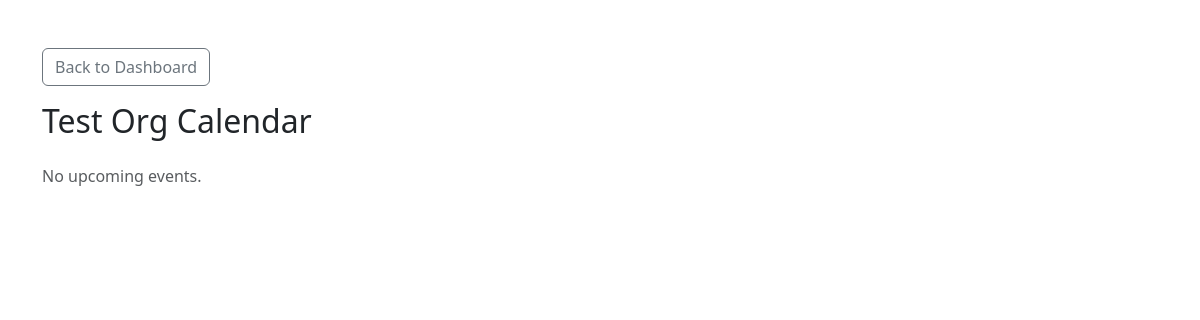
Page /cio/test-org/calendar/ on the earlier database version.
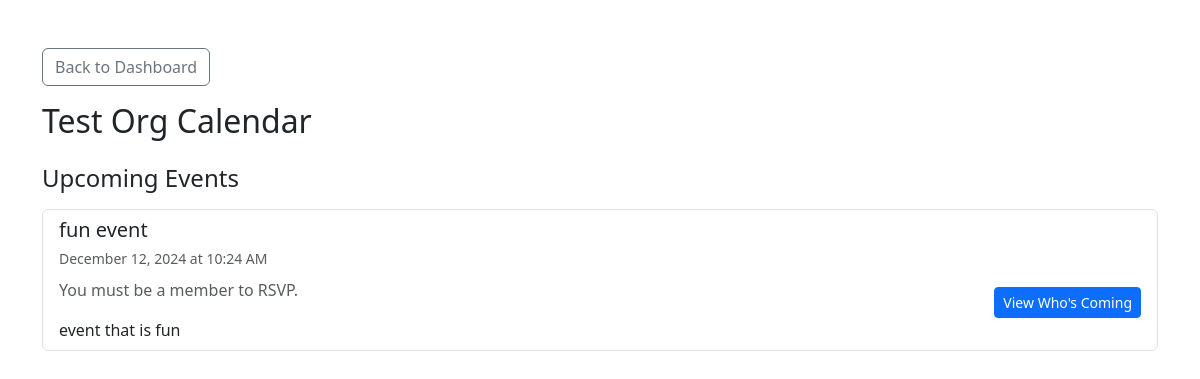
Same page on the later database version.
### users/models.py (models this page shows, shortened)
class Event(models.Model):
    name = models.CharField(max_length=100)
    description = models.TextField()
    date = models.DateField()
    time = models.TimeField()
    created_by = models.ForeignKey(
        User, on_delete=models.CASCADE, related_name='events_created')
    cio = models.ForeignKey(CIO, on_delete=models.CASCADE,
                            related_name='events')  # New field

### users/views.py (the view, shortened to what this page needs)
# urls.py: path('cio/<slug:slug>/calendar/', views.calendar_view, name='cio-calendar'),
def calendar_view(request, slug):
    cio = get_object_or_404(CIO, slug=slug)
    today = datetime.date.today()
    now = datetime.datetime.now().time()
    user_rsvps = RSVP.objects.filter(user=request.user, event__cio=cio).values_list(
        'event_id', flat=True
    ) if request.user.is_authenticated else []
    upcoming_events = (
        Event.objects.filter(cio=cio, date__gte=today)
        .exclude(date=today, time__lt=now)
        .order_by('date', 'time')[:5]
    )
    context = {
        'today': today,
        'year': today.year,
        'cio': cio,
        'upcoming_events': upcoming_events,
        'user_rsvps': user_rsvps,
    }
    return render(request, 'cio/calendar.html', context)

### users/templates/cio/calendar.html (shortened to what this page needs)
<!DOCTYPE html>
<html lang="en">
<head>
    {% load bootstrap5 %}
    {% bootstrap_css %}
</head>
<!DOCTYPE html>
<html lang="en">
<head>
    {% load bootstrap5 %}
    {% bootstrap_css %}
    <link href="https://cdn.jsdelivr.net/npm/fullcalendar@5.11.3/main.min.css" rel="stylesheet" />
</head>
<body>
    <div class="container mt-5">
        <div class="mb-3">
            <a href="{% url 'users:cio-dashboard' slug=cio.slug %}" class="btn btn-outline-secondary">Back to Dashboard</a>
        </div>
        <div class="d-flex align-items-center justify-content-between">
            <h2 class="text-center mb-4">{{ cio.name }} Calendar</h2>
        </div>
        {% if upcoming_events %}
            <h4 class="mb-3">Upcoming Events</h4>
            <ul class="list-group mb-4">
                {% for event in upcoming_events %}
                    <li class="list-group-item">
                        <h5 class="mb-1">{{ event.name }}</h5>
                        <small class="text-muted">
                            {{ event.date|date:"F j, Y" }} at {{ event.time|date:"g:i A" }}
                        </small>
                        <div class="d-flex align-items-center justify-content-between mt-2">
                            {% if request.user in event.cio.members.all %}
                                <form method="POST" action="{% url 'users:rsvp_event' event.id %}" style="display:inline;">
                                    {% csrf_token %}
                                    {% if event.id in user_rsvps %}
                                        <button type="submit" class="btn btn-danger btn-sm">Cancel RSVP</button>
                                    {% else %}
                                        <button type="submit" class="btn btn-success btn-sm">RSVP</button>
                                    {% endif %}
                                </form>
                            {% else %}
                                <p class="text-muted">You must be a member to RSVP.</p>
                            {% endif %}
                            <a href="{% url 'users:view_rsvps' event_id=event.id %}" class="btn btn-primary btn-sm mt-2">View Who's Coming</a>
                        </div>
                        <p class="mb-0">{{ event.description }}</p>
                    </li>
                {% endfor %}
            </ul>
        {% else %}
            <p class="text-muted">No upcoming events.</p>
        {% endif %}
    </div>
</body>
</html>

Differences in the rows shown:
added Event: name "fun event", date "December 12, 2024", time "10:24 AM", shows "You must be a member to RSVP.", description "event that is fun"
Other differences:
text no longer shown: "No upcoming events."
text now shown: "Upcoming Events"
